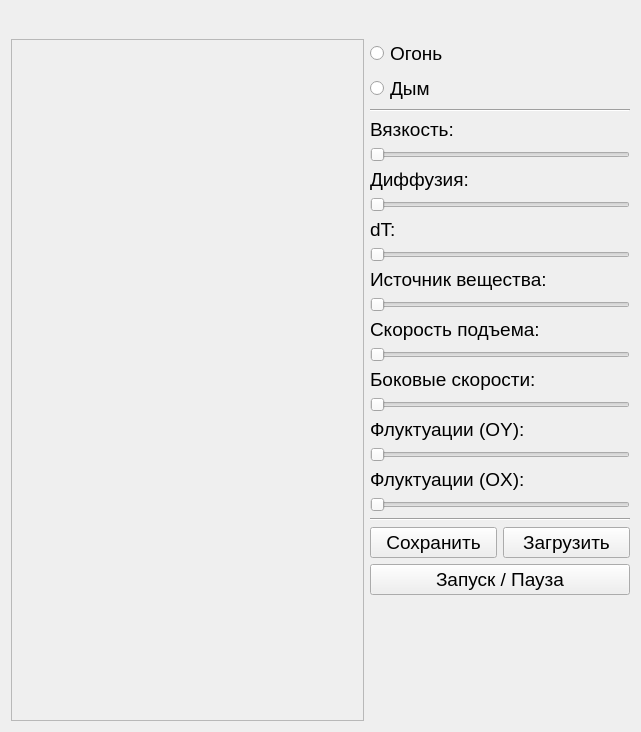
<?xml version="1.0" encoding="UTF-8"?>
<ui version="4.0">
 <class>UserInterface</class>
 <widget class="QMainWindow" name="UserInterface">
  <property name="geometry">
   <rect>
    <x>0</x>
    <y>0</y>
    <width>641</width>
    <height>732</height>
   </rect>
  </property>
  <property name="font">
   <font>
    <pointsize>14</pointsize>
   </font>
  </property>
  <property name="windowTitle">
   <string>ИУ-7. Курсовой проект</string>
  </property>
  <widget class="QWidget" name="centralWidget">
   <layout class="QVBoxLayout" name="verticalLayout">
    <item>
     <widget class="QLabel" name="overlay">
      <property name="styleSheet">
       <string notr="true">color: rgb(226, 13, 13);</string>
      </property>
      <property name="text">
       <string/>
      </property>
     </widget>
    </item>
    <item>
     <layout class="QHBoxLayout" name="workspace">
      <item>
       <widget class="QFrame" name="view">
        <property name="sizePolicy">
         <sizepolicy hsizetype="Expanding" vsizetype="Expanding">
          <horstretch>0</horstretch>
          <verstretch>0</verstretch>
         </sizepolicy>
        </property>
        <property name="frameShape">
         <enum>QFrame::StyledPanel</enum>
        </property>
        <property name="frameShadow">
         <enum>QFrame::Raised</enum>
        </property>
       </widget>
      </item>
      <item>
       <layout class="QVBoxLayout" name="rightbar">
        <item>
         <widget class="QRadioButton" name="rbn_flame1">
          <property name="text">
           <string>Огонь</string>
          </property>
         </widget>
        </item>
        <item>
         <widget class="QRadioButton" name="rbn_smoke1">
          <property name="text">
           <string>Дым</string>
          </property>
         </widget>
        </item>
        <item>
         <widget class="Line" name="line">
          <property name="orientation">
           <enum>Qt::Horizontal</enum>
          </property>
         </widget>
        </item>
        <item>
         <widget class="QLabel" name="lbl_visc">
          <property name="text">
           <string>Вязкость:</string>
          </property>
         </widget>
        </item>
        <item>
         <widget class="QSlider" name="reg_visc">
          <property name="sizePolicy">
           <sizepolicy hsizetype="Fixed" vsizetype="Fixed">
            <horstretch>0</horstretch>
            <verstretch>0</verstretch>
           </sizepolicy>
          </property>
          <property name="minimumSize">
           <size>
            <width>260</width>
            <height>0</height>
           </size>
          </property>
          <property name="minimum">
           <number>1</number>
          </property>
          <property name="maximum">
           <number>100</number>
          </property>
          <property name="orientation">
           <enum>Qt::Horizontal</enum>
          </property>
         </widget>
        </item>
        <item>
         <widget class="QLabel" name="lbl_diff">
          <property name="text">
           <string>Диффузия:</string>
          </property>
         </widget>
        </item>
        <item>
         <widget class="QSlider" name="reg_diff">
          <property name="sizePolicy">
           <sizepolicy hsizetype="Fixed" vsizetype="Fixed">
            <horstretch>0</horstretch>
            <verstretch>0</verstretch>
           </sizepolicy>
          </property>
          <property name="minimumSize">
           <size>
            <width>260</width>
            <height>0</height>
           </size>
          </property>
          <property name="minimum">
           <number>1</number>
          </property>
          <property name="maximum">
           <number>100</number>
          </property>
          <property name="orientation">
           <enum>Qt::Horizontal</enum>
          </property>
         </widget>
        </item>
        <item>
         <widget class="QLabel" name="lbl_dt">
          <property name="text">
           <string>dT:</string>
          </property>
         </widget>
        </item>
        <item>
         <widget class="QSlider" name="reg_dt">
          <property name="sizePolicy">
           <sizepolicy hsizetype="Fixed" vsizetype="Fixed">
            <horstretch>0</horstretch>
            <verstretch>0</verstretch>
           </sizepolicy>
          </property>
          <property name="minimumSize">
           <size>
            <width>260</width>
            <height>0</height>
           </size>
          </property>
          <property name="minimum">
           <number>1</number>
          </property>
          <property name="maximum">
           <number>100</number>
          </property>
          <property name="orientation">
           <enum>Qt::Horizontal</enum>
          </property>
         </widget>
        </item>
        <item>
         <widget class="QLabel" name="lbl_dens_src">
          <property name="text">
           <string>Источник вещества:</string>
          </property>
         </widget>
        </item>
        <item>
         <widget class="QSlider" name="reg_dens_src">
          <property name="sizePolicy">
           <sizepolicy hsizetype="Fixed" vsizetype="Fixed">
            <horstretch>0</horstretch>
            <verstretch>0</verstretch>
           </sizepolicy>
          </property>
          <property name="minimumSize">
           <size>
            <width>260</width>
            <height>0</height>
           </size>
          </property>
          <property name="minimum">
           <number>1</number>
          </property>
          <property name="maximum">
           <number>100</number>
          </property>
          <property name="orientation">
           <enum>Qt::Horizontal</enum>
          </property>
         </widget>
        </item>
        <item>
         <widget class="QLabel" name="lbl_v_up">
          <property name="text">
           <string>Скорость подъема:</string>
          </property>
         </widget>
        </item>
        <item>
         <widget class="QSlider" name="reg_v_up">
          <property name="sizePolicy">
           <sizepolicy hsizetype="Fixed" vsizetype="Fixed">
            <horstretch>0</horstretch>
            <verstretch>0</verstretch>
           </sizepolicy>
          </property>
          <property name="minimumSize">
           <size>
            <width>260</width>
            <height>0</height>
           </size>
          </property>
          <property name="minimum">
           <number>1</number>
          </property>
          <property name="maximum">
           <number>100</number>
          </property>
          <property name="orientation">
           <enum>Qt::Horizontal</enum>
          </property>
         </widget>
        </item>
        <item>
         <widget class="QLabel" name="lbl_v_side">
          <property name="text">
           <string>Боковые скорости:</string>
          </property>
         </widget>
        </item>
        <item>
         <widget class="QSlider" name="reg_v_side">
          <property name="sizePolicy">
           <sizepolicy hsizetype="Fixed" vsizetype="Fixed">
            <horstretch>0</horstretch>
            <verstretch>0</verstretch>
           </sizepolicy>
          </property>
          <property name="minimumSize">
           <size>
            <width>260</width>
            <height>0</height>
           </size>
          </property>
          <property name="minimum">
           <number>1</number>
          </property>
          <property name="maximum">
           <number>100</number>
          </property>
          <property name="orientation">
           <enum>Qt::Horizontal</enum>
          </property>
         </widget>
        </item>
        <item>
         <widget class="QLabel" name="lbl_v_flucts">
          <property name="text">
           <string>Флуктуации (OY):</string>
          </property>
         </widget>
        </item>
        <item>
         <widget class="QSlider" name="reg_v_flucts">
          <property name="sizePolicy">
           <sizepolicy hsizetype="Fixed" vsizetype="Fixed">
            <horstretch>0</horstretch>
            <verstretch>0</verstretch>
           </sizepolicy>
          </property>
          <property name="minimumSize">
           <size>
            <width>260</width>
            <height>0</height>
           </size>
          </property>
          <property name="minimum">
           <number>1</number>
          </property>
          <property name="maximum">
           <number>100</number>
          </property>
          <property name="orientation">
           <enum>Qt::Horizontal</enum>
          </property>
         </widget>
        </item>
        <item>
         <widget class="QLabel" name="lbl_u_flucts">
          <property name="text">
           <string>Флуктуации (OX):</string>
          </property>
         </widget>
        </item>
        <item>
         <widget class="QSlider" name="reg_u_flucts">
          <property name="sizePolicy">
           <sizepolicy hsizetype="Fixed" vsizetype="Fixed">
            <horstretch>0</horstretch>
            <verstretch>0</verstretch>
           </sizepolicy>
          </property>
          <property name="minimumSize">
           <size>
            <width>260</width>
            <height>0</height>
           </size>
          </property>
          <property name="minimum">
           <number>1</number>
          </property>
          <property name="maximum">
           <number>100</number>
          </property>
          <property name="orientation">
           <enum>Qt::Horizontal</enum>
          </property>
         </widget>
        </item>
        <item>
         <widget class="Line" name="line_2">
          <property name="orientation">
           <enum>Qt::Horizontal</enum>
          </property>
         </widget>
        </item>
        <item>
         <layout class="QHBoxLayout" name="buttons">
          <item>
           <widget class="QPushButton" name="btn_save">
            <property name="text">
             <string>Сохранить</string>
            </property>
           </widget>
          </item>
          <item>
           <widget class="QPushButton" name="btn_restore">
            <property name="text">
             <string>Загрузить</string>
            </property>
           </widget>
          </item>
         </layout>
        </item>
        <item>
         <widget class="QPushButton" name="btn_launch">
          <property name="text">
           <string>Запуск / Пауза</string>
          </property>
         </widget>
        </item>
        <item>
         <spacer name="spc">
          <property name="orientation">
           <enum>Qt::Vertical</enum>
          </property>
          <property name="sizeHint" stdset="0">
           <size>
            <width>20</width>
            <height>40</height>
           </size>
          </property>
         </spacer>
        </item>
       </layout>
      </item>
     </layout>
    </item>
   </layout>
  </widget>
 </widget>
 <layoutdefault spacing="6" margin="11"/>
 <resources/>
 <connections/>
</ui>
